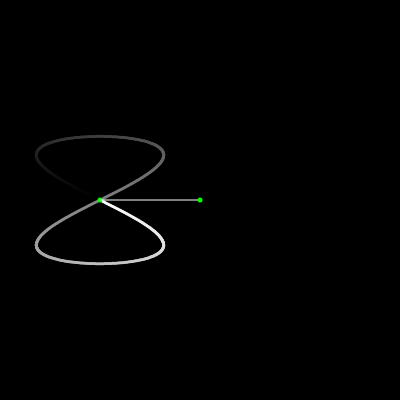
Frame 1 (no input)
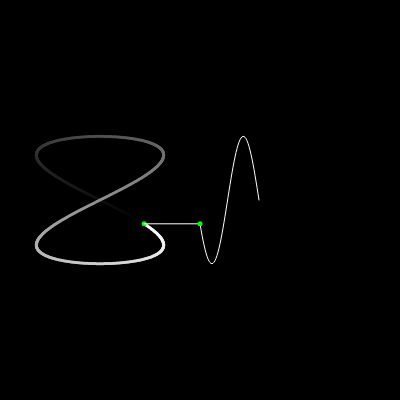
Frame 60 (no input)
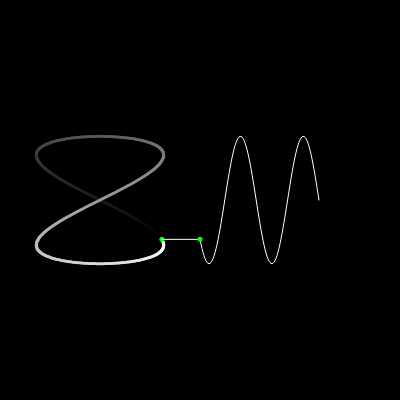
Frame 120 (the mouse pressed at the canvas centre since frame 60)

The p5.js sketch that drew these frames (run headless with seeded random() and noise() and a simulated clock; from frame 60 on, the mouse is pressed at the canvas centre):

// p5.js sketch
// ── sketch.js
let radius;
let angle = 0;
let senoide = [];

function setup(){
	createCanvas(400, 400);
	radius = 50 * (4 / PI);
}

function draw(){
	translate(width/4, height/2);
	background(0);
	for(let a = angle + TWO_PI; a >= angle; a-=0.01){
		let x = radius * sin(2*a);
		let y = radius * sin(a);
		//y += radius * sin(a) * sin(a);
		stroke(map(a, angle, angle + TWO_PI, 255, 0));
		strokeWeight(3);
		point(x, y);
	}

	let x = radius * sin(2*angle);
	let y = radius * sin(angle);
	//y += radius * sin(angle) * sin(angle);
	stroke(0,255,0);
	strokeWeight(5);
	point(x, y);
	senoide.unshift(y);

	if(senoide.length > 200){
		senoide.pop();
	}

	noFill();
	stroke(255);
	strokeWeight(1);
	beginShape();

	for(let i = 0; i < senoide.length; i++){
		vertex(i + 100, senoide[i]);
	}

	endShape();

	line(x, y, 100, senoide[0]);

	stroke(0,255,0);
	strokeWeight(5);
	point(100, senoide[0]);


	angle-=0.1;
}
